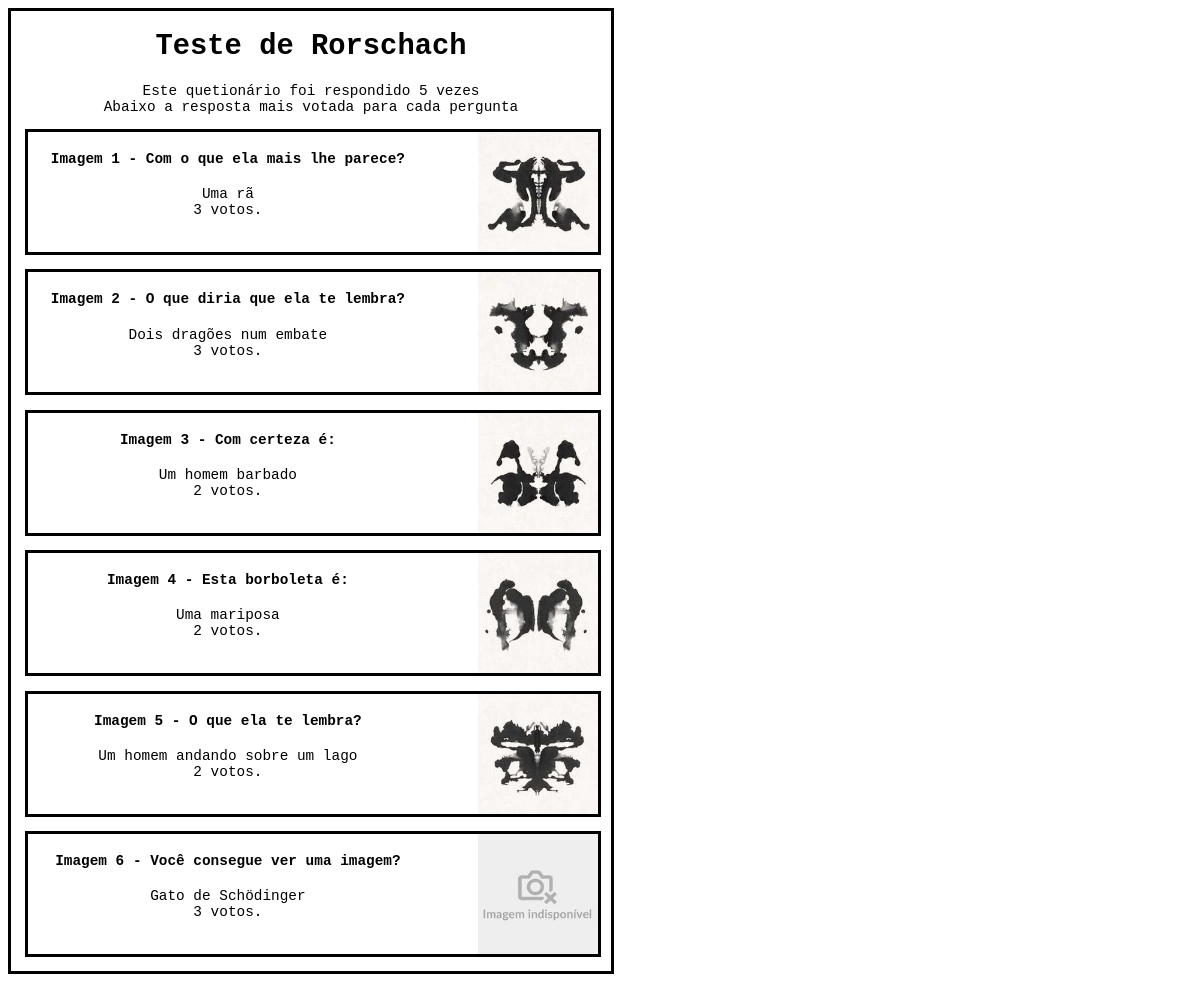
The page /lemetec/quest/resultados/1 on the database its author committed.
### quest/models.py (models this page shows, shortened)
class Questionario(models.Model):
    titulo = models.CharField(max_length=100)
    qtd_respondida = models.IntegerField(default=0)

class Pergunta(models.Model):
    questionario_id = models.ForeignKey(Questionario, on_delete=models.CASCADE)
    texto = models.CharField(max_length=200)
    img_nome = models.CharField(max_length=100)
    def __str__(self):
        return "id:"+str(self.pk)+" - "+self.texto

class Resposta(models.Model):
    pergunta_id = models.ForeignKey(Pergunta, on_delete=models.CASCADE)
    texto = models.CharField(max_length=200)
    votos = models.IntegerField(default=0)
    def __str__(self):
        return "id:"+str(self.pk)+"|pai:"+str(self.pergunta_id)+" - "+self.texto

### quest/views.py (the view)
# urls.py: path('quest/resultados/<int:quest_id>', views.resultados, name='resultados'),
def resultados(request, quest_id):
    template     = loader.get_template('quest/resultados.html')
    questionario = Questionario.objects.get(id = quest_id)
    perguntas    = Pergunta.objects.filter(questionario_id = quest_id)
    perg_resp    = []
    for p in perguntas:
        perg_id = p.id
        resp_id = None
        maior_voto = 0
        for r in Resposta.objects.filter(pergunta_id = perg_id):
            if r.votos > maior_voto:
                resp_id = r.id
                maior_voto = r.votos
        perg_resp.append(
            {
                'pergunta' : Pergunta.objects.get(id=perg_id),
                'resposta' : Resposta.objects.get(id=resp_id)
            }
        )
        print(perg_resp)
    output = {
        'questionario' : questionario,
        'perguntas'    : perguntas,
        'perg_resp'    : perg_resp,
    }
    return HttpResponse(template.render(output, request))

### quest/templates/quest/resultados.html (shortened to what this page needs)
{% load static %}
<link rel="stylesheet" type="text/css" href="{% static 'quest/style.css' %}">
<div class="result-box">
    <h1 class="ror-titulo">{{ questionario.titulo }}</h1>
    <div class="result-qtd">Este quetionário foi respondido {{questionario.qtd_respondida}} vezes
        Abaixo a resposta mais votada para cada pergunta
    </div>
    {% for item in perg_resp %}
    <div class="ror-pergunta-bloco">
        <object class="ror-img" data="{% static 'img/' %}{{ item.pergunta.img_nome }} " type="image/png">
            <img class="ror-img" src="{% static 'img/indisponivel.jpg' %}">
        </object>
        <div class="ror-pergunta">
            <h4>{{ item.pergunta.texto }}</h4>
            <div class="result-resposta">
                {{ item.resposta.texto }}
                <br> {{ item.resposta.votos }} votos.
            </div>
        </div>
    </div>
    {% endfor %}
</div>

### quest/static/quest/style.css (style rules this page uses)
.ror-titulo { width: 100%; text-align: center; }
.ror-pergunta-bloco { width: 95%; min-height: 120px; border-style: solid; margin: 1em; }
.ror-img { max-height: 120px; float: right; }
.ror-pergunta { width: 70%; text-align: center; }
.result-box { border-style: solid; width: fit-content; min-width: 600px; }
.result-resposta { text-align: center; margin: 0.5em; }
.result-qtd { text-align: center; }

### rows shown on the page
Questionario: titulo "Teste de Rorschach", qtd_respondida "5"
Pergunta: pergunta.texto "Imagem 1 - Com o que ela mais lhe parece?", resposta.texto "Uma rã", resposta.votos "3"
Pergunta: pergunta.texto "Imagem 2 - O que diria que ela te lembra?", resposta.texto "Dois dragões num embate", resposta.votos "3"
Pergunta: pergunta.texto "Imagem 3 - Com certeza é:", resposta.texto "Um homem barbado", resposta.votos "2"
Pergunta: pergunta.texto "Imagem 4 - Esta borboleta é:", resposta.texto "Uma mariposa", resposta.votos "2"
Pergunta: pergunta.texto "Imagem 5 - O que ela te lembra?", resposta.texto "Um homem andando sobre um lago", resposta.votos "2"
Pergunta: pergunta.texto "Imagem 6 - Você consegue ver uma imagem?", resposta.texto "Gato de Schödinger", resposta.votos "3"
